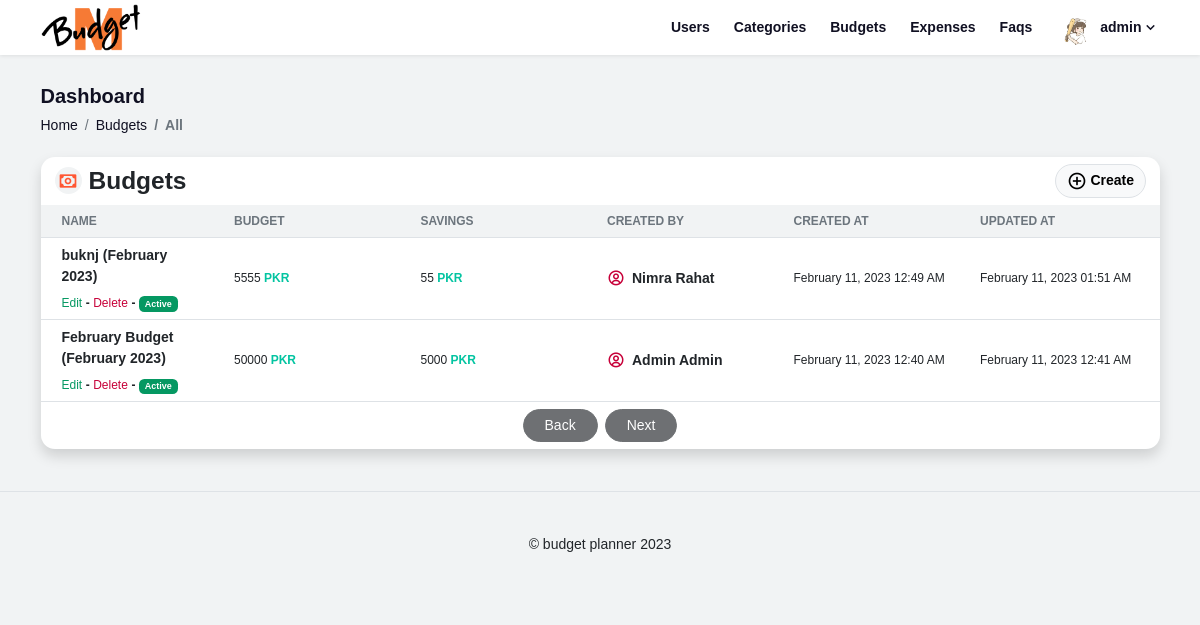
/budgets.php (signed in), run on the app's committed database.
### tables this page shows
CREATE TABLE `users` (
  `id` int(11) NOT NULL,
  `firstname` varchar(200) DEFAULT NULL,
  `lastname` varchar(200) DEFAULT NULL,
  `username` varchar(255) DEFAULT NULL,
  `image` text DEFAULT NULL,
  `email` varchar(200) DEFAULT NULL,
  `password` varchar(200) DEFAULT NULL,
  `is_role` tinyint(1) DEFAULT NULL,
  `is_status` int(11) DEFAULT NULL,
  `is_active` tinyint(1) DEFAULT NULL,
  `created_at` datetime DEFAULT NULL,
  `updated_at` datetime DEFAULT NULL
);

CREATE TABLE `budgets` (
  `id` int(11) NOT NULL,
  `name` varchar(255) DEFAULT NULL,
  `savings` varchar(20) DEFAULT NULL,
  `budget` varchar(20) DEFAULT NULL,
  `e_date` int(11) DEFAULT NULL,
  `e_month` int(10) DEFAULT NULL,
  `e_year` year(4) DEFAULT NULL,
  `created_by` int(11) DEFAULT NULL,
  `is_active` tinyint(1) DEFAULT NULL,
  `created_at` datetime DEFAULT NULL,
  `updated_at` datetime DEFAULT NULL
);

### classes/session.php (called while the page is built, shortened)
<?php
class session {
	public static function get($key){
		if(isset($_SESSION[$key])){
			return $_SESSION[$key];
		} else {
			return false;
		}
	}
}
?>

### classes/auth.php (called while the page is built, shortened)
<?php
class auth {
    public static function user(){
        if(session::get("id")){
            $data = DB::select("*");
            $data = DB::from("users");
            $data = DB::where(["id" => session::get("id")]);
            $data = DB::execute();
            $data = DB::fetch("one");
        } else {
            $data = false;
        }
        return $data;
    }
}
?>

### classes/media.php (called while the page is built, shortened)
<?php
class media {
  public static function image($image) {
      if(empty($image) || $image == "avatar.png"){
        return "./uploads/placeholder/avatar.png";
      } else if (file_exists("./uploads/{$image}") && !empty($image)){
       return "./uploads/{$image}";
    }
  }
}

### modules/budgets.php (called while the page is built, shortened)
<?php
class module {
    public static function listing(){
        $data = DB::execute();
        $data = DB::fetch("all");
        return $data;
    }
}
?>

### classes/datetime.php (called while the page is built)
<?php
class DT {
    public static function format($datetime = "Y-m-d - h:i a", $pattern = "F d, Y h:i A"){
		return date($pattern, strtotime($datetime));
	}
}
?>

### budgets.php (the view, shortened to what this page needs)
<!DOCTYPE html>
<html lang="en">
<head>
    <link rel="stylesheet" href="./src/libs/bootstrap/css/bootstrap.min.css">
    <link rel="stylesheet" href="./src/libs/boxicons/css/boxicons.min.css">
    <link rel="stylesheet" href="./src/css/stylesheet.css">
    <link rel="stylesheet" href="./src/css/utilities.css">
</head>
<body class="bg-light">
    <?php f::component("navbar"); ?>
    <main class="container container-sm container-md container-lg container-xl container-xxl">
        <nav class="mt-5 pt-5 pb-4">
            <h1 class="font-20 text-dark text-decoration-none fw-bold">Dashboard</h1>
            <ol class="breadcrumb m-0">
                <li class="breadcrumb-item">
                    <a href="index.php" class="text-decoration-none text-dark">Home</a>
                </li>
                <li class="breadcrumb-item">
                    <a href="budgets.php" class="text-decoration-none text-dark">
                        Budgets
                    </a>
                </li>
                <li class="breadcrumb-item active fw-bold">All</li>
            </ol>
        </nav>
        <section class="bg-white card shadow rounded-4 border-0 mb-5">
            <div class="card-header bg-transparent d-flex align-items-center border-0">
                <h3 class="card-title fw-bold m-0 d-flex align-items-center">
                    <span class="bx bx-money bg-light p-1 font-20 text-warning rounded-circle me-2"></span>
                    Budgets
                </h3>
                <a href="budget-create.php" class="d-flex align-items-center btn btn-light border ms-auto rounded-5">
                    <b class="bx bx-plus-circle me-1 font-20"></b>
                    <b>Create</b>
                </a>
            </div>
            <div class="card-body p-0">
                <table class="table table-card  mb-0 font-12">
                    <thead class="bg-light">
                        <tr>
                            <th class="px-4 border-bottom text-uppercase text-muted" scope="col">Name</th>
                            <th class="border-bottom text-uppercase text-muted" scope="col">Budget</th>
                            <th class="border-bottom text-uppercase text-muted" scope="col">Savings</th>
                            <?php if(f::is_admin()): ?>
                            <th class="border-bottom text-uppercase text-muted" scope="col">Created by</th>
                            <?php endif; ?>
                            <th class="border-bottom text-uppercase text-muted" scope="col">Created at</th>
                            <th class="border-bottom text-uppercase text-muted" scope="col">Updated at</th>
                        </tr>
                    </thead>
                    <tbody class="font-12">
                        <?php $listing = module::listing(); ?>
                        <?php if($listing): ?>
                        <?php foreach($listing as $item): ?>
                            <tr>
                                <td class="align-middle px-4" data-label="Name">
                                    <a href="budget-details.php?id=<?php echo $item["id"]; ?>" class="fw-bold link-dark font-14 text-decoration-none">
                                        <?php echo $item["name"]; ?>
                                        (<?php echo date('F', mktime(0, 0, 0, $item["e_month"], 10))." ".$item["e_year"]; ?>)
                                    </a>
                                    <div class="d-flex align-items-center m-0 mt-2">
                                        <a href="budget-update.php?id=<?php echo $item["id"]; ?>" class="text-decoration-none text-success me-1">Edit</a>
                                        <b>-</b>
                                        <a href="budgets.php?id=<?php echo $item["id"]; ?>&action=delete" class="text-decoration-none text-danger mx-1">Delete</a>
                                        <b>-</b>
                                        <p class="ms-1 m-0"><?php echo f::is_active($item['is_active']); ?></p>
                                    </div>
                                </td>
                                <td class="align-middle" data-label="Budget">
                                    <?php echo $item["budget"]; ?> <b class="text-info">PKR</b>
                                </td>
                                <td class="align-middle" data-label="Savings">
                                    <?php echo $item["savings"]; ?> <b class="text-info">PKR</b>
                                </td>
                                <?php if(f::is_admin()): ?>
                                <td class="align-middle" data-label="Created by">
                                    <p class="m-0 d-flex align-items-center font-14">
                                        <b class="text-danger bx bx-user-circle me-2 font-18"></b>
                                        <b><?php echo $item["firstname"]; ?> <?php echo $item["lastname"]; ?></b>
                                    </p>
                                </td>
                                <?php endif; ?>
                                <td class="align-middle" data-label="Created at">
                                    <?php echo DT::format($item["created_at"]); ?>
                                </td>
                                <td class="align-middle" data-label="Updated at">
                                    <?php echo DT::format($item["updated_at"]); ?>
                                </td>
                            </tr>
                            <?php endforeach;?>
                        <?php endif;?>
                    </tbody>
                </table>
            </div>
            <div class="card-footer text-center bg-transparent border-0">
            </div>
        </section>
    </main>
</body>
</html>

### components/navbar.php (shortened to what this page needs)
<?php $user = auth::user(); ?>
<header class="navbar navbar-expand navbar-light fixed-top bg-white shadow-sm">
    <nav class="container container-sm container-md container-lg container-xl container-xxl">
        <a class="navbar-brand" href="index.php">
            <img src="./src/images/logo.png" class="d-inline-block logo">
        </a>
        <?php if(!f::is_authenticated()): ?>
        <ul class="navbar-nav nav-right">
            <li class="nav-item">
                <a class="nav-link text-dark btn btn-light shadow-none rounded-4" href="login.php">Login</a>
            </li>
            <li class="nav-item">
                <a class="nav-link text-dark btn btn-light shadow-none rounded-4" href="signup.php">Sign up</a>
            </li>
        </ul>
        <?php else: ?>
        <ul class="navbar-nav nav-center d-none d-lg-flex">
            <?php if(f::is_admin()): ?>
            <li class="nav-item">
                <a class="nav-link text-dark" href="users.php">Users</a>
            </li>
            <?php endif; ?>
            <li class="nav-item">
                <a class="nav-link text-dark" href="categories.php">Categories</a>
            </li>
            <li class="nav-item">
                <a class="nav-link text-dark" href="budgets.php">Budgets</a>
            </li>
            <li class="nav-item">
                <a class="nav-link text-dark" href="expenses.php">Expenses</a>
            </li>
            <li class="nav-item">
                <a class="nav-link text-dark" href="faqs.php">Faqs</a>
            </li>
        </ul>
        <?php endif; ?>
        <?php if(f::is_authenticated()): ?>
        <div class="dropdown ms-3">
            <a href="javascript:void(0)" data-bs-toggle="dropdown"
                class="d-flex align-items-center text-dark text-decoration-none">
                <div class="size-35 me-2">
                    <img src="<?php echo media::image($user["image"])?>" class="rounded-circle w-100 h-100 object-cover">
                </div>
                <b class="font-14"><?php echo $user["username"]; ?></b>
                <b class="bx bx-chevron-down font-18"></b>
            </a>
        </div>
        <?php endif; ?>
    </nav>
</header>

### classes/functions.php (shortened to what this page needs)
<?php
class f {
	public static function is_active($value, $type="badge"){
		if($type =="badge"){
			if($value == 0){
				echo '<span class="badge bg-danger">Inactive</span>';
			 } else if($value == 1) {
				echo '<span class="badge bg-success">Active</span>';
			 }
		} else if($type =="option") {
			if($value == 0){
				echo '<option value="1">Yes</option><option value="0" selected>No</option>';
			 } else if($value == 1) {
				echo '<option value="1" selected>Yes</option><option value="0">No</option>';
			 }
		}
   	}
	public static function is_admin($redirect = False, $path = ""){
		return ($_SESSION["is_role"] == 0) ? true  : false;
	}
	public static function is_customer($redirect = False, $path = ""){
		return ($_SESSION["is_role"] == 1) ? true  : false;
	}
	public static function is_authenticated(){
		return (isset($_SESSION["id"])) ? true  : false;
	}
	public static function component($file){
		require_once "components/".$file.".php";
	}
}
?>

### src/css/stylesheet.css (style rules this page uses)
html, body { margin: 0; padding: 0; font-size: 14px; font-family: Arial, Helvetica, sans-serif; }
.navbar { padding: 0px; margin: 0px; display: flex; }
.navbar .container .navbar-brand { width: 100px; max-width: 100px; min-width: 100px; height: auto; display: inline-block; margin-right: auto; }
.navbar .container .navbar-brand .logo { width: 100%; min-width: 100%; max-width: 100%; -o-object-fit: contain; object-fit: contain; height: auto; }
.navbar .container .nav-center { align-items: center; align-content: center; justify-content: space-between; }
.navbar .container .nav-center .nav-item { margin: 0 5px; }
.navbar .container .nav-center .nav-item .nav-link { font-weight: bolder; }

### src/css/utilities.css (style rules this page uses)
.size-35 { height: 35px; min-height: 35px; max-height: 35px; width: 35px; min-width: 35px; max-width: 35px; }
.font-12 { font-size: 12px; }
.font-14 { font-size: 14px; }
.font-18 { font-size: 18px; }
.font-20 { font-size: 20px; }
.object-cover { -o-object-fit: cover; object-fit: cover; }
.table-card { margin: 0; padding: 0; width: 100%; table-layout: fixed; font-size: 12px; }

### data on the page
users: image (picture), username "admin"
budgets: name "buknj", e_month "February", e_year "2023", is_active "Active", budget "5555", savings "55", users.firstname "Nimra", users.lastname "Rahat", created_at "February 11, 2023 12:49 AM", updated_at "February 11, 2023 01:51 AM"
budgets: name "February Budget", e_month "February", e_year "2023", is_active "Active", budget "50000", savings "5000", users.firstname "Admin", users.lastname "Admin", created_at "February 11, 2023 12:40 AM", updated_at "February 11, 2023 12:41 AM"
